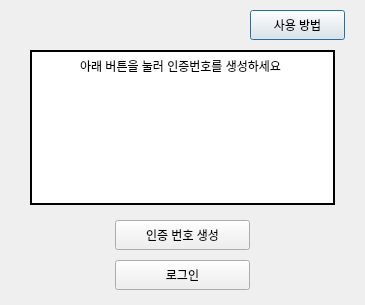
<?xml version="1.0" encoding="UTF-8"?>
<ui version="4.0">
 <class>Dialog</class>
 <widget class="QDialog" name="Dialog">
  <property name="windowModality">
   <enum>Qt::NonModal</enum>
  </property>
  <property name="enabled">
   <bool>true</bool>
  </property>
  <property name="geometry">
   <rect>
    <x>0</x>
    <y>0</y>
    <width>365</width>
    <height>305</height>
   </rect>
  </property>
  <property name="sizePolicy">
   <sizepolicy hsizetype="Fixed" vsizetype="Fixed">
    <horstretch>0</horstretch>
    <verstretch>0</verstretch>
   </sizepolicy>
  </property>
  <property name="windowTitle">
   <string>Dialog</string>
  </property>
  <widget class="QLabel" name="pw_label">
   <property name="geometry">
    <rect>
     <x>30</x>
     <y>50</y>
     <width>305</width>
     <height>155</height>
    </rect>
   </property>
   <property name="styleSheet">
    <string notr="true">font: 48pt &quot;HY견명조&quot;;
border-color: rgb(0, 0, 0);
background-color: rgb(255, 255, 255);</string>
   </property>
   <property name="frameShape">
    <enum>QFrame::Box</enum>
   </property>
   <property name="lineWidth">
    <number>2</number>
   </property>
   <property name="text">
    <string/>
   </property>
   <property name="alignment">
    <set>Qt::AlignBottom|Qt::AlignHCenter</set>
   </property>
  </widget>
  <widget class="QPushButton" name="how_to_btn">
   <property name="geometry">
    <rect>
     <x>250</x>
     <y>10</y>
     <width>95</width>
     <height>30</height>
    </rect>
   </property>
   <property name="text">
    <string>사용 방법</string>
   </property>
  </widget>
  <widget class="QPushButton" name="generate_num_btn">
   <property name="geometry">
    <rect>
     <x>115</x>
     <y>220</y>
     <width>135</width>
     <height>30</height>
    </rect>
   </property>
   <property name="text">
    <string>인증 번호 생성</string>
   </property>
  </widget>
  <widget class="QPushButton" name="login_btn">
   <property name="geometry">
    <rect>
     <x>115</x>
     <y>260</y>
     <width>135</width>
     <height>30</height>
    </rect>
   </property>
   <property name="text">
    <string>로그인</string>
   </property>
  </widget>
  <widget class="QLabel" name="status_label">
   <property name="geometry">
    <rect>
     <x>30</x>
     <y>50</y>
     <width>301</width>
     <height>31</height>
    </rect>
   </property>
   <property name="text">
    <string>아래 버튼을 눌러 인증번호를 생성하세요</string>
   </property>
   <property name="alignment">
    <set>Qt::AlignCenter</set>
   </property>
  </widget>
 </widget>
 <tabstops>
  <tabstop>generate_num_btn</tabstop>
  <tabstop>login_btn</tabstop>
  <tabstop>how_to_btn</tabstop>
 </tabstops>
 <resources/>
 <connections>
  <connection>
   <sender>generate_num_btn</sender>
   <signal>clicked()</signal>
   <receiver>Dialog</receiver>
   <slot>generate_num()</slot>
   <hints>
    <hint type="sourcelabel">
     <x>128</x>
     <y>234</y>
    </hint>
    <hint type="destinationlabel">
     <x>116</x>
     <y>304</y>
    </hint>
   </hints>
  </connection>
  <connection>
   <sender>how_to_btn</sender>
   <signal>clicked()</signal>
   <receiver>Dialog</receiver>
   <slot>how_to()</slot>
   <hints>
    <hint type="sourcelabel">
     <x>277</x>
     <y>26</y>
    </hint>
    <hint type="destinationlabel">
     <x>383</x>
     <y>93</y>
    </hint>
   </hints>
  </connection>
  <connection>
   <sender>login_btn</sender>
   <signal>clicked()</signal>
   <receiver>Dialog</receiver>
   <slot>login()</slot>
   <hints>
    <hint type="sourcelabel">
     <x>181</x>
     <y>284</y>
    </hint>
    <hint type="destinationlabel">
     <x>294</x>
     <y>268</y>
    </hint>
   </hints>
  </connection>
 </connections>
 <slots>
  <signal>start()</signal>
  <slot>generate_num()</slot>
  <slot>login()</slot>
  <slot>how_to()</slot>
 </slots>
</ui>
